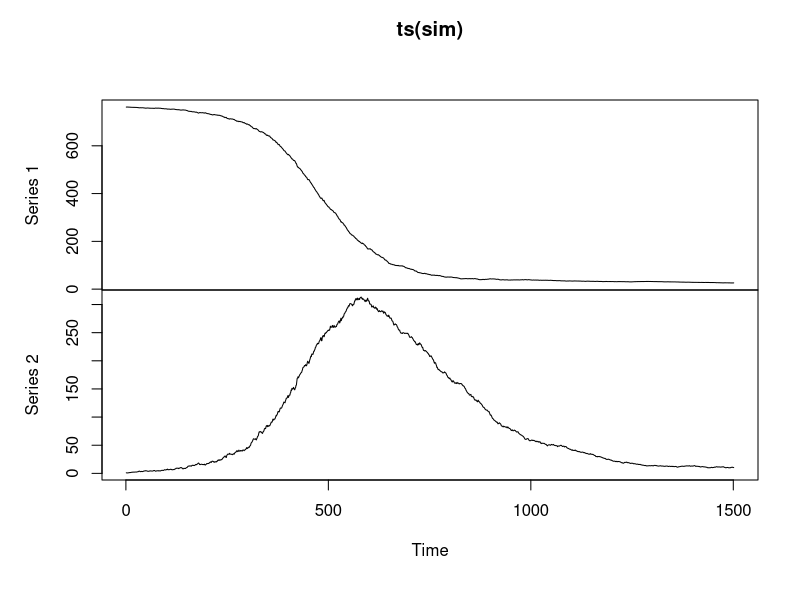
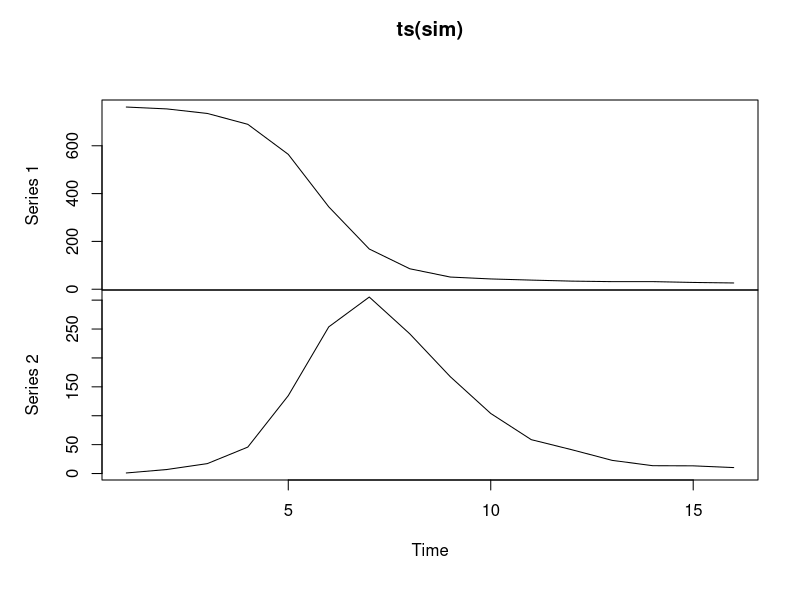
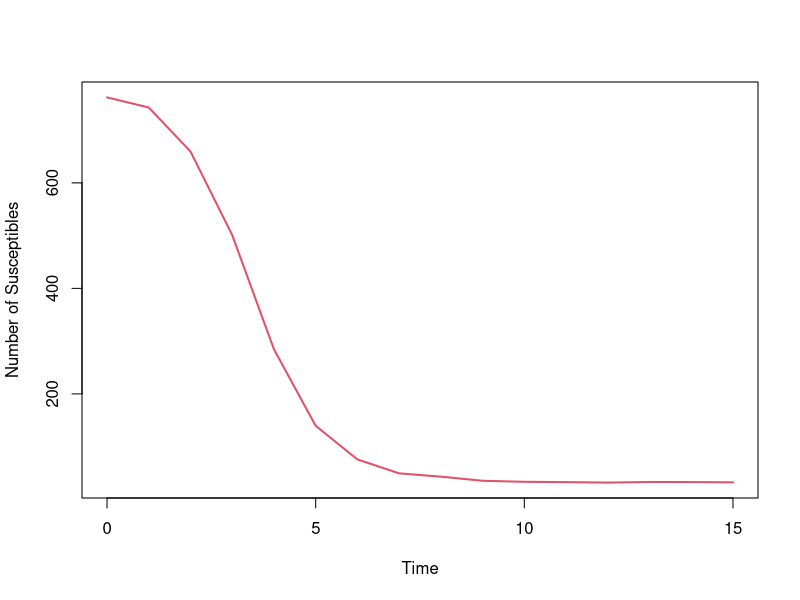

Write R code to recreate these figures, in order. (Note: this script raises an error after producing the figures.)
#Code to apply aPMMH algorithm to synthetic and real data
library(mvtnorm)
library(MASS)
#rb into the inference
alpha <- function(theta, Xt){
  c(-theta[1]*Xt[1]*Xt[2],
    theta[1]*Xt[1]*Xt[2]-theta[2]*Xt[2])
}


betaXt <- function(theta, Xt){
  matrix(c(-sqrt(theta[1]*Xt[1]*Xt[2]), 0,
           sqrt(theta[1]*Xt[1]*Xt[2]), -sqrt(theta[2]*Xt[2])),
         ncol=2, nrow=2, byrow=TRUE)
}


simSIR <- function(x10, x20, deltat, T, beta, gamma){
  len <- T/deltat
  xmat <- matrix(0, nrow=len+1, ncol=2)
  Xt <- c(x10, x20)
  xmat[1,] <- Xt
  for(i in 2:(len+1)){
    muXt <- c(-beta*Xt[1]*Xt[2],
              beta*Xt[1]*Xt[2]-gamma*Xt[2])
    sigmaXt <- matrix(c(-sqrt(beta*Xt[1]*Xt[2]), 0,
                        sqrt(beta*Xt[1]*Xt[2]), -sqrt(gamma*Xt[2])),
                      ncol=2, nrow=2, byrow=TRUE)
    Wt <- c(rnorm(1, 0, sqrt(deltat)), rnorm(1, 0, sqrt(deltat)))
    deltaXt <- muXt*deltat + sigmaXt%*%Wt
    Xt <- Xt + deltaXt
    Xt <- abs(Xt)
    xmat[i,] <- Xt
  }
  return(xmat)
}


detSIR <- function(deltat, x0, T, theta){
  m <- T/deltat
  xmat <- matrix(0, nrow=m+1, ncol=2)
  Xt <- x0
  xmat[1,] <- Xt
  for(i in 2:(T/deltat+1)){
    Xt <- Xt + alpha(theta, Xt)*deltat
    xmat[i,] <- Xt
  }
  return(xmat)
}


rb <- function(x0, xT, theta, deltatau, T){
  beta <- theta[1]
  gamma <- theta[2]
  m <- T/deltatau
  tau <- 0
  xmat <- matrix(0, nrow=m+1, ncol=2)
  Xtau <- x0
  eta <- detSIR(deltat=deltatau, x0=x0, T=T, theta=theta)
  xmat[1,] <- Xtau
  for(i in 1:(m-1)){
    muXtau <- (eta[(i+1),]-eta[i,])/deltatau + ((xT-Xtau)-(eta[(m+1),]-eta[i,]))/(T-tau)
    psiXtau <- sqrt((T-tau-deltatau)/(T-tau)*deltatau)*betaXt(theta, Xtau)
    Wtau <- mvrnorm(1, c(0,0), diag(c(1, 1)))
    Xtau <- Xtau+muXtau*deltatau + psiXtau%*%Wtau
    Xtau <- abs(Xtau)
    xmat[(i+1),] <- Xtau
    tau <- tau + deltatau
  }
  xmat[(m+1),] <- xT
  return(xmat)
}


SIRemlik <- function(x, deltat, theta){
  beta <- theta[1]
  gamma <- theta[2]
  len <- dim(x)[1]
  xnow <- x[1:(len-1),]
  xnext <- x[2:len,]
  lik <- 0
  for(i in 1:(len-1)){
    lik <- lik + dmvnorm(xnext[i,], 
                         mean = xnow[i,]+c(-beta*xnow[i,1]*xnow[i,2],
                                           beta*xnow[i,1]*xnow[i,2]-gamma*xnow[i,2])*deltat,
                         sigma = matrix(c(beta*xnow[i,1]*xnow[i,2], -beta*xnow[i,1]*xnow[i,2],
                                          -beta*xnow[i,1]*xnow[i,2], beta*xnow[i,1]*xnow[i,2]+gamma*xnow[i,2]),
                                        nrow=2, ncol=2, byrow=TRUE)*deltat, log = TRUE)
  }
  return(lik)
}


SIRpropdens_rb <- function(x, deltatau, theta, T){
  beta <- theta[1]
  gamma <- theta[2]
  len <- dim(x)[1]
  xnow <- x[1:(len-2),]
  xnext <- x[2:(len-1),]
  xT <- x[len,]
  x0 <- x[1,]
  lik <- 0
  tau <- 0
  eta <- detSIR(deltat=deltatau, x0=x0, T=T, theta=theta)
  for(i in 1:(len-2)){
    muXtau <- (eta[(i+1),]-eta[i,])/deltatau + ((xT-xnow[i,])-(eta[(len),]-eta[i,]))/(T-tau)
    lik <- lik + dmvnorm(xnext[i,],
                         mean = xnow[i,] + muXtau*deltatau,
                         sigma = (T-tau-deltatau)/(T-tau)*deltatau*
                           matrix(c(beta*xnow[i,1]*xnow[i,2], -beta*xnow[i,1]*xnow[i,2],
                                    -beta*xnow[i,1]*xnow[i,2], beta*xnow[i,1]*xnow[i,2]+gamma*xnow[i,2]),
                                  nrow=2, ncol=2, byrow=TRUE), log=TRUE)
    tau <- tau + deltatau
  }
  return(lik)
}


SIRlogwt_rb <- function(x, theta, deltatau, T){
  return(SIRemlik(x=x, deltat=deltatau, theta=theta) -
           SIRpropdens_rb(x=x, deltatau=deltatau, theta=theta, T=T))
}


SIRwr_rb <- function(x0, xT, theta, deltatau, T, N){
  logwtvec <- vector("numeric", N)
  for(i in 1:N){
    bridge <- rb(x0, xT, theta, deltatau, T)
    logwt <- SIRlogwt_rb(bridge, theta, deltatau, T)
    logwtvec[i] <- logwt
  }
  logp <- log(mean(exp(logwtvec)))
  return(logp)
}


SIRphatu_rb <- function(x, theta, deltatau, N, inter_obs){
  len <- dim(x)[1] - 1 
  logpvec <- vector("numeric", len)
  for(i in 1:len){
    logp <- SIRwr_rb(x0=x[i,], xT=x[i+1,], theta = theta, deltatau=deltatau, T=inter_obs, N=N)
    logpvec[i] <- logp
  }
  return(sum(logpvec))
}


lprior <- function(psi){
  return(sum(dmvnorm(psi, c(0,0), diag(c(1,1)), log = TRUE)))
}




#Updating the mh function to handle the unobserved case
mh_rb_unobs = function(x_obs, iter, sigma_theta, sigma_x_u, deltatau, N, inter_obs,
                       x_u_init)
{
  M <- length(x_obs)
  mat <- matrix(0,ncol=2,nrow=iter) #store theta samples in each row
  x_u_mat <- matrix(0, ncol=M, nrow=iter) #store x_u in each row
  psi <- log(c(exp(-6), 0.5)) #initialise
  mat[1,] <- psi
  a <- 0
  a_x_u <- 0
  current_lik_theta <- -9999
  current_phat_x_u <- c(0, rep(-9999, M-1))
  phat_x_u_can <- vector("numeric", M)
  phat_x_u_can[1] <- 0
  x_u <- x_u_init
  x_u_mat[1,] <- x_u
  x <- cbind(x_u, x_obs)
  for (i in 2:iter)
  {
    #Propose a candidate value psi
    can <- mvrnorm(n=1, mu = c(psi[1], psi[2]), Sigma = sigma_theta)
    #loglikeihood at candidate
    for(m in 2:M){
      phat_x_u_can[m] <- SIRphatu_rb(x=x[(m-1):m,], theta=exp(can), deltatau=deltatau, N=N, inter_obs=inter_obs)
    }
    llikecan <- sum(phat_x_u_can)
    #loglikelihood at current psi
    llikepsi <- current_lik_theta
    #log of prior at candidate
    lpriorcan <- lprior(can)
    #log of prior at current psi
    lpriorpsi <- lprior(psi)
    #log acceptance probability
    laprob <- llikecan + lpriorcan - llikepsi - lpriorpsi
    accept <- runif(1)
    if (log(accept) < laprob)
    {
      psi <- can #Accept candidate
      current_lik_theta <- llikecan
      current_phat_x_u <- phat_x_u_can
      a <- a + 1
    }
    mat[i,] <- psi #Update chain
    
    #Step for unobserved x for times 1 to T-1
    for(m in 2:(M-1)){
      #Propose x_u at observation point m
      x_u_can <- abs(rnorm(1, mean = x_u[m], sd=sigma_x_u))
      #Make a matrix of required x's with x_u_can inserted at point m 
      x_can <- cbind(c(x_u[m-1], x_u_can, x_u[m+1]), x_obs[(m-1):(m+1)])
      #Likelihood for x_u_can
      phat_x_u_can[m] <- SIRphatu_rb(theta=exp(psi), x=x_can[1:2,], deltatau=deltatau, N=N, inter_obs=inter_obs)
      phat_x_u_can[m+1] <- SIRphatu_rb(theta=exp(psi), x=x_can[2:3,], deltatau=deltatau, N=N, inter_obs=inter_obs)
      llike_x_u_can <- sum(phat_x_u_can[m:(m+1)])
      #Likelihood for x_u
      llike_x_u <- sum(current_phat_x_u[m:(m+1)])
      laprob_x_u <- llike_x_u_can - llike_x_u
      accept <- runif(1)
      if(log(accept)<laprob_x_u){
        x_u[m] <- x_u_can
        current_phat_x_u[m] <- phat_x_u_can[m]
        current_phat_x_u[m+1] <- phat_x_u_can[m+1]
        current_lik_theta <- sum(current_phat_x_u)
        a_x_u <- a_x_u + 1
      }
    }
    #For unobserved x at time T
    x_u_can <- abs(rnorm(1, mean=x_u[M], sd=sigma_x_u))
    x_can <- cbind(c(x_u[M-1], x_u_can), x_obs[(M-1):(M)])
    llike_x_u_can <- SIRphatu_rb(theta=exp(psi), x=x_can, deltatau=deltatau, N=N, inter_obs=inter_obs)
    laprob_x_u <- llike_x_u_can - current_phat_x_u[M]
    accept <- runif(1)
    if(log(accept)<laprob_x_u){
      x_u[M] <- x_u_can
      current_phat_x_u[M] <- llike_x_u_can
      current_lik_theta <- sum(current_phat_x_u)
      a_x_u <- a_x_u + 1
    }
    x_u_mat[i,] <- x_u
  }
  print(a/iter)
  print(a_x_u/(iter*(M-1)))
  return(list(psi=mat, x_u=x_u_mat))
}

#Applying to synthetic data
set.seed(1)
sim <- simSIR(762, 1, 0.01, 15, exp(-6), 0.5)
plot(ts(sim))
sim <- sim[1+(0:15)*100,]
plot(ts(sim))
x_u_prop <- simSIR(762, 1, 0.01, 15, exp(-6), 0.5)[,1]
x_u_prop <- x_u_prop[1+(0:15)*100]
plot(ts(x_u_prop, start=0), lwd=2, col=2, ylab="Number of Susceptibles")
lines(ts(x_u_prop2, start=0), lwd=2, col="orange")
lines(ts(sim[,1], start=0), lwd=2, col=3)

out_part1 <- mh_rb_unobs(x_obs=sim[,2], iter=500, sigma_theta=diag(c(0.001, 0.001)),
                   sigma_x_u=4, deltatau=0.2, N=5, inter_obs=1,
                   x_u_init=x_u_prop)
x_u_prop2 <- colMeans(out_part1$x_u[200:500,])
out_part1 <- mh_rb_unobs(x_obs=sim[,2], iter=1000, sigma_theta=diag(c(0.001, 0.001)),
                         sigma_x_u=4, deltatau=0.2, N=5, inter_obs=1,
                         x_u_init=x_u_prop2)
V <- var(out_part1$psi)
var(out_part1$x_u)
out_part2 <- mh_rb_unobs(x_obs=sim[,2], iter=10000, sigma_theta=3.8*V,
                         sigma_x_u=8, deltatau=0.2, N=5, inter_obs=1,
                         x_u_init=x_u_prop2)
out_part3 <- mh_rb_unobs(x_obs=sim[,2], iter=1000, sigma_theta=3.8*V,
                         sigma_x_u=8, deltatau=0.2, N=5, inter_obs=1,
                         x_u_init=x_u_prop2)
plot(ts(out_part3$psi[,1]), ylab="log(beta)")
abline(h=-6, col=2, lwd=2)

plot(ts(exp(out_part2$psi)))
plot(ts(out_part2$psi[,1]), ylab="log(beta)")
abline(h=-6, col=2, lwd=2)
plot(ts(out_part2$psi[,2]), ylab="log(gamma)")
abline(h=log(0.5), col=2, lwd=2)

hist(exp(out_part2$psi[,1]), main="", xlab=expression(beta), col="darkslategray3")
abline(v=exp(-6), col=2, lwd=2)
hist(exp(out_part2$psi[,2]), main="", xlab=expression(gamma), col="darkseagreen3")
abline(v=0.5, col=2, lwd=2)
hist(exp(out_part2$psi[,1])/exp(out_part2$psi[,2])*763, main="", xlab="R0", col="darkgoldenrod2")
abline(v=exp(-6)/0.5*763, lwd=2, col="red")

x_u_synth_cred <- x_credint(out_part2$x_u)
plot(ts(x_u_synth_cred[,1], start=0), lwd=2, ylab="Number of susceptibles")
lines(ts(x_u_synth_cred[,2], start=0), lwd=2)
lines(ts(x_u_synth_cred[,3], start=0), lwd=2)
lines(ts(sim[,1], start=0), lwd=2, col=2)

quantile(exp(out_part2$psi[,1]), probs=c(0.025,0.975))
quantile(exp(out_part2$psi[,2]), probs=c(0.025,0.975))
quantile(exp(out_part2$psi[,1])/exp(out_part2$psi[,2])*763, probs=c(0.025,0.975))
mean(exp(out_part2$psi[,1]))
mean(exp(out_part2$psi[,2]))
mean(exp(out_part2$psi[,1])/exp(out_part2$psi[,2])*763)


plot(ts(out_part2$x_u[,2:11]))
plot(ts(out_part2$x_u[,12:16]))
mean(out_part2$psi[,1])
mean(exp(out_part2$psi[,2]))
plot(hist(exp(out_part2$psi[,1])))
abline(v=exp(-6), lwd=2, col=2)
plot(hist(exp(out$psi[,2])))
abline(v=0.5, lwd=2, col=2)

V <- var(out$psi)
out <- mh_rb_unobs(sim[,2], iter=10000, sigma_theta=2*V,
                   sigma_x_u=5, deltatau=0.2, N=10, inter_obs=1,
                   x_u_init=sim[,1])
plot(ts(exp(out$psi)))
plot(ts(out$x_u[,2:11]))
plot(ts(out$x_u[,12:16]))
mean(out$psi[,1])
mean(exp(out$psi[,2]))
plot(hist(exp(out$psi[,1])))
abline(v=exp(-6), lwd=2, col=2)
plot(hist(exp(out$psi[,2])))
abline(v=0.5, lwd=2, col=2)


x_credint <- function(x){
  ci <- matrix(0, ncol=3, nrow=dim(x)[2])
  for(i in 1:dim(x)[2]){
    ci[i,] <- quantile(x[,i], probs = c(0.025, 0.5, 0.975))
  }
  return(ci)
}

#Now applying to boys boarding school data
flu <- c(1, 3, 6, 25, 73, 221, 294, 257, 236, 189, 125,
         67, 26, 10, 3)
plot(ts(flu), lwd=2, ylab="Number confined to bed", col=2)
lines(ts(sim[,2]), lwd=2, col=3)


set.seed(1)
sim <- simSIR(762, 1, 0.01, 14, exp(-6), 0.5)
sim <- sim[1+(0:14)*100,]
plot(ts(sim))

plot(ts(sim[,2], start=0))
lines(ts(flu, start=0))
x_propflu <- sim[,1]
outflu <- mh_rb_unobs(x_obs=flu, iter=2000, sigma_theta=diag(c(0.01, 0.01)),
                      sigma_x_u=5, deltatau=0.2, N=5, inter_obs=1,
                      x_u_init=x_propflu)

x_propflu2 <- colMeans(outflu$x_u[800:2000,])
outflu2 <- mh_rb_unobs(x_obs=flu, iter=1000, sigma_theta=diag(c(0.01, 0.01)),
                       sigma_x_u=5, deltatau=0.2, N=5, inter_obs=1,
                       x_u_init=x_propflu2)
V <- var(outflu2$psi)
outflu3 <- mh_rb_unobs(x_obs=flu, iter=10000, sigma_theta=3.8*V,
                       sigma_x_u=7, deltatau=0.2, N=5, inter_obs=1,
                       x_u_init=x_propflu2)
var(outflu3$x_u)

Nvar_rb(x=cbind(x_propflu2, flu), theta=c(exp(-6),0.5), deltatau=0.2, N=5, inter_obs=1, samplesize=5000)

#Summaries
plot(ts(outflu3$psi[,1]), ylab="log(beta)")
plot(ts(outflu3$psi[,2]), ylab="log(gamma)")
plot(ts(outflu3$x_u[,2:11]))
plot(ts(outflu3$x_u[,12:15]))

hist(exp(outflu3$psi[,1]), xlab=expression(beta), col="darkslategray3", main="")
hist(exp(outflu3$psi[,2]), xlab=expression(gamma), col="darkseagreen3", main="")
hist(exp(outflu3$psi[,1])/exp(outflu3$psi[,2])*763, col="darkgoldenrod2", xlab="R0", main="")
plot(density(outflu3$psi[,1]))

quantile(exp(outflu3$psi[,1]), probs=c(0.025,0.975))
quantile(exp(outflu3$psi[,2]), probs=c(0.025,0.975))
quantile(exp(outflu3$psi[,1])/exp(outflu3$psi[,2])*763, probs=c(0.025,0.975))

mean(exp(outflu3$psi[,1]))
mean(exp(outflu3$psi[,2]))
mean(exp(outflu3$psi[,1])/exp(outflu3$psi[,2])*763)

x_u_flu_credint <- x_credint(outflu3$x_u)
x_u_flu_credint
plot(ts(x_u_flu_credint[,3]), ylim = c(0,765), ylab="Number of susceptibles", lwd=2)
lines(ts(x_u_flu_credint[,2]), lwd=2)
lines(ts(x_u_flu_credint[,1]), lwd=2)

mean(exp(outflu3$psi[,1]))
mean(exp(outflu3$psi[,2]))
hist(exp(outflu3$psi[,1]))
abline(v=1.85/763)
hist(exp(outflu3$psi[,2]))
abline(v=0.49)

V <- var(outflu$psi)
outflu2 <- mh_rb_unobs(x_obs=flu, iter=10000, sigma_theta=2*V,
                      sigma_x_u=5, deltatau=0.2, N=10, inter_obs=1,
                      x_u_init=x_prop)
plot(ts(exp(outflu2$psi)))
plot(ts(outflu2$x_u[,2:11]))
plot(ts(outflu2$x_u[,12:15]))
betahat <- mean(exp(outflu2$psi[,1]))
gammahat <- mean(exp(outflu2$psi[,2]))
x_u_flu_credint <- x_credint(outflu3$x_u)
x_u_flu_credint
plot(ts(x_u_flu_credint[,3]), ylim = c(0,765))
lines(ts(x_u_flu_credint[,2]))
lines(ts(x_u_flu_credint[,1]))
lines(flu)
hist(exp(outflu2$psi[,1]), main = "Density of beta")
hist(exp(outflu2$psi[,2]), main = "Density of gamma")
betahat/gammahat*763
betahat*763

quantile(exp(outflu2$psi[,1]), probs=c(0.025, 0.975))
quantile(exp(outflu3$psi[,2]), probs=c(0.025, 0.975))
